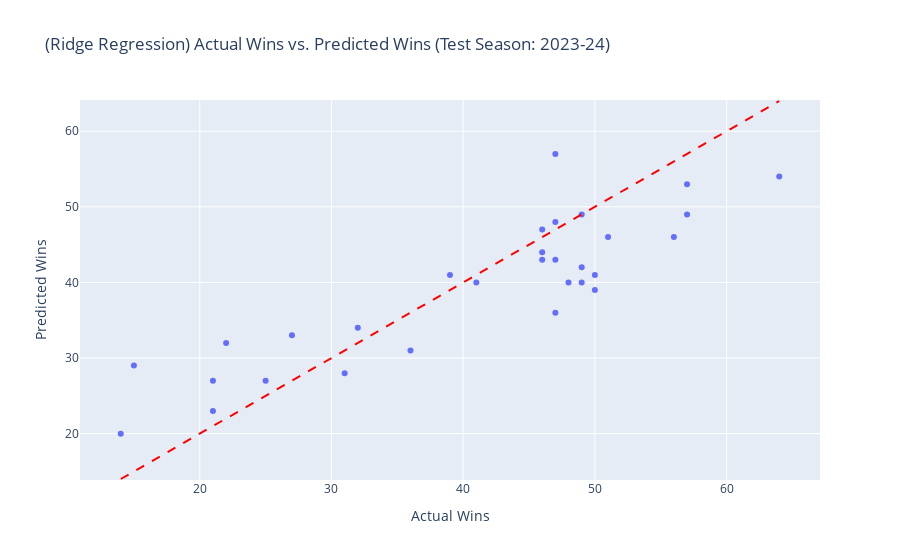

The notebook cell this image was saved under:
### Markdown cell above
# New Ridge Regression Implementation w/ Multi Season and Scaling

### Code cell
ridge = make_pipeline(StandardScaler(), RidgeCV(alphas=np.logspace(-4, 2, 50), cv=5))
ridge_model = fit_model_and_evaluate("Ridge Regression", ridge, X_train, y_train, X_val, y_val, X_test, y_test=test_df['W'])
print("\nRidge Regression Feature Importance Breakdown:")
print(get_importance(ridge_model, FEATURES))

### Figure 1 — Plotly figure (JSON) as saved in the notebook; plotly's stock layout.template omitted (floating-point values rounded to 4 significant figures)
{"data": [{"customdata": [["Atlanta Hawks"], ["Boston Celtics"], ["Cleveland Cavaliers"], ["New Orleans Pelicans"], ["Chicago Bulls"], ["Dallas Mavericks"], ["Denver Nuggets"], ["Golden State Warriors"], ["Houston Rockets"], ["Los Angeles Clippers"], ["Los Angeles Lakers"], ["Miami Heat"], ["Milwaukee Bucks"], ["Minnesota Timberwolves"], ["Brooklyn Nets"], ["New York Knicks"], ["Orlando Magic"], ["Indiana Pacers"], ["Philadelphia 76ers"], ["Phoenix Suns"], ["Portland Trail Blazers"], ["Sacramento Kings"], ["San Antonio Spurs"], ["Oklahoma City Thunder"], ["Toronto Raptors"], ["Utah Jazz"], ["Memphis Grizzlies"], ["Washington Wizards"], ["Detroit Pistons"], ["Charlotte Hornets"]], "hovertemplate": "Actual Wins=%{x}<br>Predicted Wins=%{y}<br>TEAM_NAME=%{customdata[0]}<extra></extra>", "legendgroup": "", "marker": {"color": "#636efa", "symbol": "circle"}, "mode": "markers", "name": "", "orientation": "v", "showlegend": false, "type": "scatter", "x": [36, 64, 48, 49, 39, 50, 57, 46, 41, 51, 47, 46, 49, 56, 32, 50, 47, 47, 47, 49, 21, 46, 22, 57, 25, 31, 27, 15, 14, 21], "xaxis": "x", "y": [31, 54, 40, 42, 41, 39, 53, 47, 40, 46, 43, 43, 49, 46, 34, 41, 36, 48, 57, 40, 27, 44, 32, 49, 27, 28, 33, 29, 20, 23], "yaxis": "y"}], "layout": {"legend": {"tracegroupgap": 0}, "shapes": [{"line": {"color": "red", "dash": "dash"}, "type": "line", "x0": 14, "x1": 64, "y0": 14, "y1": 64}], "title": {"text": "(Ridge Regression) Actual Wins vs. Predicted Wins (Test Season: 2023-24)"}, "xaxis": {"anchor": "y", "domain": [0, 1], "title": {"text": "Actual Wins"}}, "yaxis": {"anchor": "x", "domain": [0, 1], "title": {"text": "Predicted Wins"}}}}
